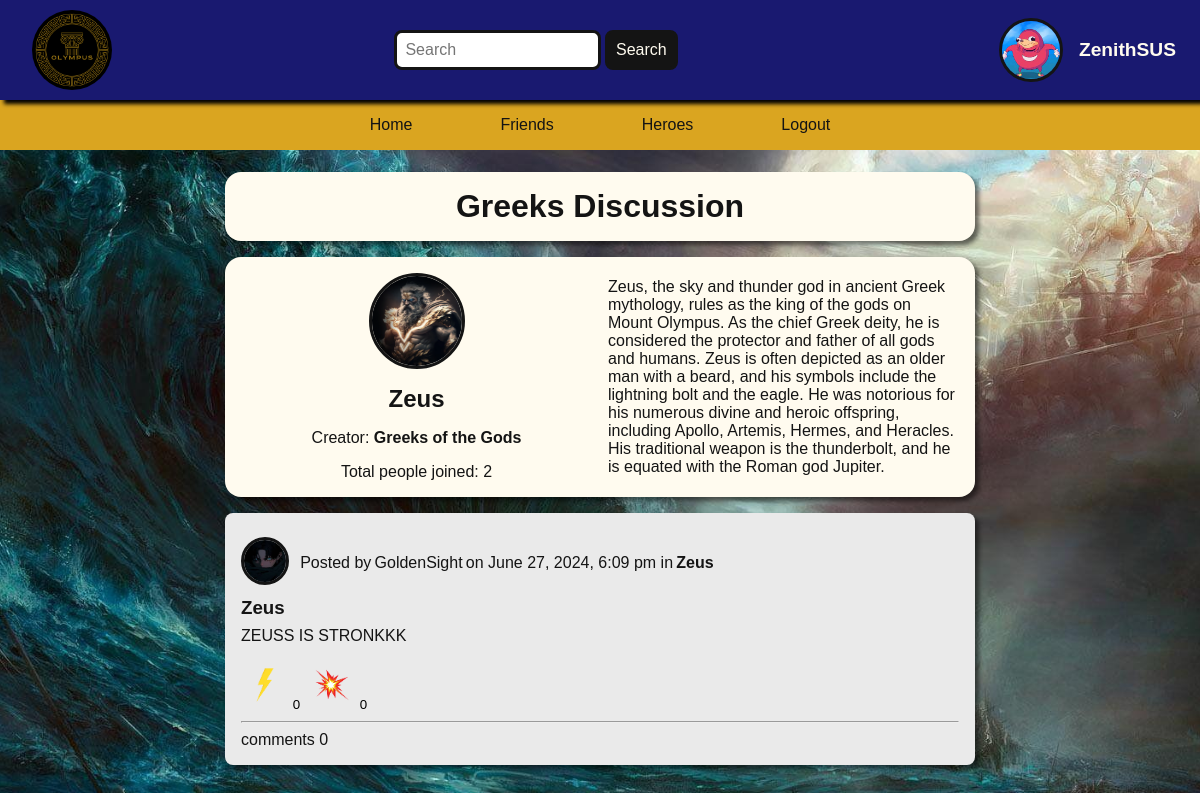
Page /heroes.php?greek_id=cec09d13-2b9d-11ef-a131-7c05075eb45f (signed in) on the committed database.
### tables this page shows
CREATE TABLE `users` (
  `user_id` varchar(36) NOT NULL,
  `username` varchar(225) NOT NULL,
  `email` varchar(225) NOT NULL,
  `password` varchar(225) NOT NULL,
  `profile_pic` varchar(225) DEFAULT NULL,
  `bio` varchar(36) DEFAULT NULL,
  `token` varchar(225) NOT NULL,
  `joined_at` datetime NOT NULL DEFAULT current_timestamp()
);

CREATE TABLE `greeks` (
  `greek_id` varchar(36) NOT NULL,
  `name` varchar(36) NOT NULL,
  `gender` varchar(36) DEFAULT NULL,
  `description` text DEFAULT NULL,
  `image_url` varchar(225) DEFAULT NULL,
  `creator` varchar(36) DEFAULT ''
);

CREATE TABLE `posts` (
  `post_id` varchar(36) NOT NULL,
  `title` varchar(50) NOT NULL,
  `content` text NOT NULL,
  `author` varchar(36) NOT NULL,
  `likes` int(11) NOT NULL DEFAULT 0,
  `dislikes` int(11) NOT NULL DEFAULT 0,
  `greek_group` varchar(36) DEFAULT NULL,
  `created_at` datetime NOT NULL DEFAULT current_timestamp(),
  `updated_at` datetime NOT NULL DEFAULT current_timestamp()
);

### queries/greek.php (the view, shortened to what this page needs)
<?php
    function getSpecificGreekInfo($conn, $greek_id) {
        $sql = "SELECT * FROM greeks WHERE greek_id = '$greek_id'";
        $sql2 = "SELECT COUNT(*) AS total_people FROM user_groups
        JOIN greeks ON greeks.greek_id = user_groups.greek_id
        WHERE greeks.greek_id = '$greek_id'";
        $result = $conn->query($sql);
        $result2 = $conn->query($sql2);
        $row2 = $result2->fetch_assoc();
        if($result !== false && $result->num_rows > 0 && $result2 !== false && $result2->num_rows > 0) {
            while ($row = $result->fetch_assoc()) {
                if($row['creator'] == "Default") {
                    $row['creator'] = "Greeks of the Gods";
                    echo "<div class='myth-container'>";
                    echo "<div class='myth-box'>";
                    echo "<div class='greek-name'>
                            <img src='img/gods/" . $row['image_url'] . "' alt='" . $row['name'] . "'>";
                    echo "<h2>" . $row['name'] . "</h2>
                         <p>Creator: <strong>" . $row['creator'] . "</strong></p>
                         <p>Total people joined: " . $row2['total_people'] . "</p>";
                    echo "</div>";
                    echo "<div class='myth-info'>
                            <div>" . $row['description'] . "</div>";
                    echo "</div>";
                    echo "</div>";
                    echo "</div>";
                }
            }
        }
        $sql = "SELECT posts.*, users.profile_pic,
        users.username, greeks.name AS greek FROM posts
        JOIN users ON posts.author = users.user_id
        JOIN greeks ON posts.greek_group = greeks.greek_id WHERE posts.greek_group = ?";
        $stmt = $conn->prepare($sql);
        $stmt->bind_param("s", $greek_id);
        $stmt->execute();
        $result = $stmt->get_result();
        if($result !== false && $result->num_rows > 0) {
            while ($row = $result->fetch_assoc()) {
                $created_date = $row['created_at'];
                echo "<div class='post'>";
                echo "<p class='author'><a href='user/profile.php?user_id=" . $row['author'] . "'>";
                if ($row['profile_pic'] != NULL) {
                    echo "<img src='img/u/" . $row['profile_pic'] . "' alt='user' class='profilePic'>";
                } else {
                    echo "<img src='img/default.jpg' alt='user' class='profilePic'>";
                }
                echo "</a>";
                echo "Posted by <a class='username' href='user/profile.php?user_id=" . $row['author'] . "'>" . $row['username'] . "</a> on " . date('F j, Y, g:i a', strtotime($created_date));
                if($row['greek_group'] != NULL) {
                    echo " in " . "<a class='greek' href='heroes.php?greek_id=" . $row['greek_group'] . "'><strong>" .$row['greek'] . "</strong></a>";
                }
                echo "</p>";
                echo "<a class='title' href='user/currentPost.php?post_id=" . $row['post_id'] . "&title=" . $row['title'] . "'><h3>" . $row['title'] . "</h3>";
                echo "<p>" . $row['content'] . "</p></a>";
                $sql2 = "SELECT vote_type FROM likes JOIN users ON likes.liker = users.user_id
                WHERE likes.post_id = '" . $row['post_id'] . "'
                AND likes.liker = '" . $_SESSION['user_id'] . "'";
                $result2 = $conn->query($sql2);
                $row2 = $result2->fetch_assoc();
                if($result2 !== false && $result2->num_rows > 0) {
                    $voteType = $row2['vote_type'];
                } else {
                    $voteType = null;
                }
                echo "<form action='actions/likes/like_act.php?post_id=" . $row['post_id'] . "&type=" . $voteType . "' method='POST' class='vote'>
                        <p><button type='submit' name='likeForm'><img class='vote-emoji' src='img/misc/like.png' alt='like'> " . $row['likes'] . " </button></p>
                        <p><button type='submit' name='dislikeForm'><img class='vote-emoji' src='img/misc/dislike.png' alt='dislike'> " . $row['dislikes'] . " </button></p>
                    </form>";
                $sql2 = "SELECT COALESCE(COUNT(*), 0) AS total_comments FROM comments WHERE post_id = '" . $row['post_id'] . "'";
                $result2 = $conn->query($sql2);
                $row2 = $result2->fetch_assoc();
                echo "<hr>";
                echo "<a class='commentLink' href='user/currentPost.php?post_id=" . $row['post_id'] . "'>comments " . $row2['total_comments'] . "</a>";
                echo "</div>";
            }
        } else {
            echo "<div class='post'>";
            echo "<p>No posts yet</p>";
            echo "</div>";
        }
    }
?>

### heroes.php (shortened to what this page needs)
<!DOCTYPE html>
<html lang="en">
<head>
    <link rel="stylesheet" href="global.css">
    <link rel="stylesheet" href="styles/index.css">
    <link rel="stylesheet" href="styles/heroes.css">
</head>
<body>
    <?php
    include_once "session.php";
    ?>
    <?php
        include "queries/post.php";
        include "queries/greek.php";
        include "db.php";
    ?>
    <nav>
        <a class="logo" href="index.php"><img src="img/misc/logo.png" alt="logo"></a>
        <div class="search-bar">
            <div class="search-input">
                <input type="text" placeholder="Search" id="searchInput" data-enter-pressed="false" class="search" oninput="search()">
                <button class="search-btn">Search</button>
            </div>
        </div>
        <div class="profile-link">
            <?php
            $userId = $_SESSION['user_id'];
            $result = $conn->query("SELECT * FROM users WHERE user_id = '$userId'");
            $row = $result->fetch_assoc();
            $profile = $row['profile_pic'];
            ?>
                <a href="user/profile.php?user_id=<?php echo $userId ?>">
                   <?php
                   if(isset($profile) || !is_null($profile)) {
                        echo "<img src='img/u/" . $profile . "' alt='user' class='user'>";
                   } else {
                        echo "<img src='img/default.jpg' alt='user' class='user'>";
                    }?>
            <?php
                if(isset($_SESSION['username'])) {
                    echo $_SESSION['username'];
                }
            ?></a>
        </div>
    </nav>
    <div class="nav-mobile">
        <div class="nav-mobile-links">
            <a href="index.php">Home</a>
            <a href="friends.php" class="friends">Friends
            </a>
            <a href="heroes.php">Heroes</a>
            <a href="actions/logout.php" onclick="return confirm('Are you sure you want to logout?')">Logout</a>
        </div>
    </div>
    <main>
        <div class="main-content">
            <div class="greeks">
                <div class="greeks-title">
                    <h1>Greeks Discussion</h1>
                </div>
                <?php
                    if(isset($_GET['greek_id'])) {
                        getSpecificGreekInfo($conn, $_GET['greek_id']);
                    } else {
                        getGreeksInfos($conn);
                    }
                ?>
            </div>
            </div>
    </main>
</body>
</html>

### global.css (style rules this page uses)
* { box-sizing: border-box; margin: 0; padding: 0; }
:root { --primary-color: #DAA520; --secondary-color: #191970; --dark-color: #141414; --light-color: #FFFBEF; }
body { font-family: Arial, Helvetica, sans-serif; background-image: url(img/backgrounds/waves.jpg); background-repeat: no-repeat; background-size: cover; background-position: center; background-attachment: fixed; color: var(--dark-color); }
main { display: flex; flex-direction: column; align-items: center; justify-content: center; margin-top: 2rem; }

### styles/index.css (style rules this page uses)
.main-content { display: flex; flex-direction: column; justify-content: center; align-items: center; gap: 1rem; width: 100%; max-width: 900px; margin-top: 5.75rem; margin-right: 4rem; }
@media (min-width: 601px) and (max-width: 1280px) { .main-content { margin-top: 8.25rem; margin-right: 0rem; margin-left: 0; width: 100%; max-width: 100%; padding: 0.5rem; } }

### rows in the picture
users: profile_pic (picture)
greeks: image_url (picture), name "Zeus", creator "Greeks of the Gods", total_people "2", description "Zeus, the sky and thunder god in ancient Greek mythology, rules as the king of the gods on Mount Olympus. As the chief Greek deity, he is considered the protector and father of all gods and humans. Zeus is often depicted as an older man with a beard, and his symbols include the lightning bolt and the eagle. He was notorious for his numerous divine and heroic offspring, including Apollo, Artemis, Hermes, and Heracles. His traditional weapon is the thunderbolt, and he is equated with the Roman god Jupiter."
posts: author.profile_pic (picture), author.username "GoldenSight", created_at "June 27, 2024, 6:09 pm", greek_group.name "Zeus", title "Zeus", content "ZEUSS IS STRONKKK", likes "0", dislikes "0", total_comments "0"

### other values in the picture
$_SESSION['username'] "ZenithSUS"
